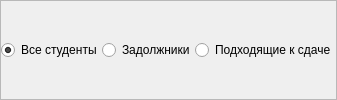
             <widget class="QFrame" name="frame_radioButton_users">
              <property name="frameShape">
               <enum>QFrame::StyledPanel</enum>
              </property>
              <property name="frameShadow">
               <enum>QFrame::Raised</enum>
              </property>
              <layout class="QHBoxLayout" name="horizontalLayout_8">
               <property name="spacing">
                <number>0</number>
               </property>
               <property name="leftMargin">
                <number>0</number>
               </property>
               <property name="topMargin">
                <number>0</number>
               </property>
               <property name="rightMargin">
                <number>0</number>
               </property>
               <property name="bottomMargin">
                <number>0</number>
               </property>
               <item>
                <widget class="QRadioButton" name="radioButton_all_users">
                 <property name="sizePolicy">
                  <sizepolicy hsizetype="Fixed" vsizetype="Fixed">
                   <horstretch>0</horstretch>
                   <verstretch>0</verstretch>
                  </sizepolicy>
                 </property>
                 <property name="cursor">
                  <cursorShape>PointingHandCursor</cursorShape>
                 </property>
                 <property name="text">
                  <string>Все студенты</string>
                 </property>
                 <property name="checked">
                  <bool>true</bool>
                 </property>
                </widget>
               </item>
               <item>
                <widget class="QRadioButton" name="radioButton_debtors">
                 <property name="sizePolicy">
                  <sizepolicy hsizetype="Fixed" vsizetype="Fixed">
                   <horstretch>0</horstretch>
                   <verstretch>0</verstretch>
                  </sizepolicy>
                 </property>
                 <property name="cursor">
                  <cursorShape>PointingHandCursor</cursorShape>
                 </property>
                 <property name="text">
                  <string>Задолжники</string>
                 </property>
                </widget>
               </item>
               <item>
                <widget class="QRadioButton" name="radioButton_suitable_delivery">
                 <property name="sizePolicy">
                  <sizepolicy hsizetype="Fixed" vsizetype="Fixed">
                   <horstretch>0</horstretch>
                   <verstretch>0</verstretch>
                  </sizepolicy>
                 </property>
                 <property name="cursor">
                  <cursorShape>PointingHandCursor</cursorShape>
                 </property>
                 <property name="text">
                  <string>Подходящие к сдаче</string>
                 </property>
                </widget>
               </item>
              </layout>
             </widget>
